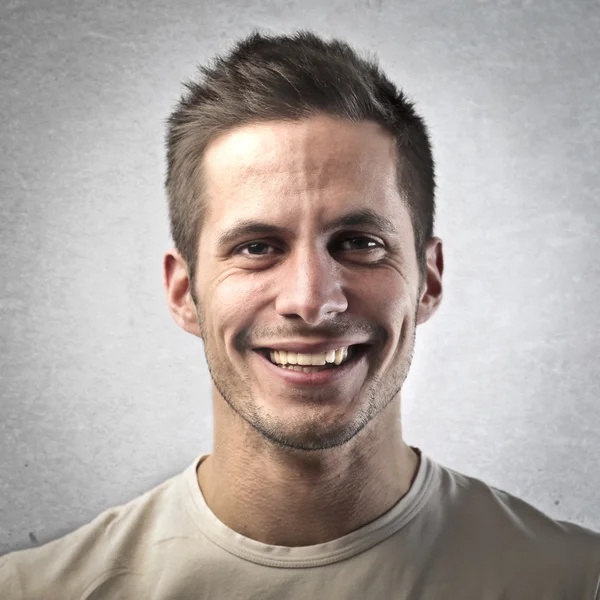
#> input picture python 2.0/my-personal-codes/depositphotos_18807295-stock-photo-portrait-of-handsome-man.jpg, 600 x 600 px
$ jupyter execute --allow-errors payed.ipynb
#> lines starting #> are read from the running program, lines starting #| are printed output that depends on the picture; after the words box and inside, x2 and y2 are one past the last pixel; in counts of white or black regions, pixels touching at a corner belong together
[cell 1]
import cv2
import numpy as np

img = cv2.imread("depositphotos_18807295-stock-photo-portrait-of-handsome-man.jpg")
#> img is the input picture: shape (600, 600, 3); mean B, G, R 159.4, 163.8, 172.6

#Detecting Edge of image
Edge = cv2.Canny(img, 100, 150)
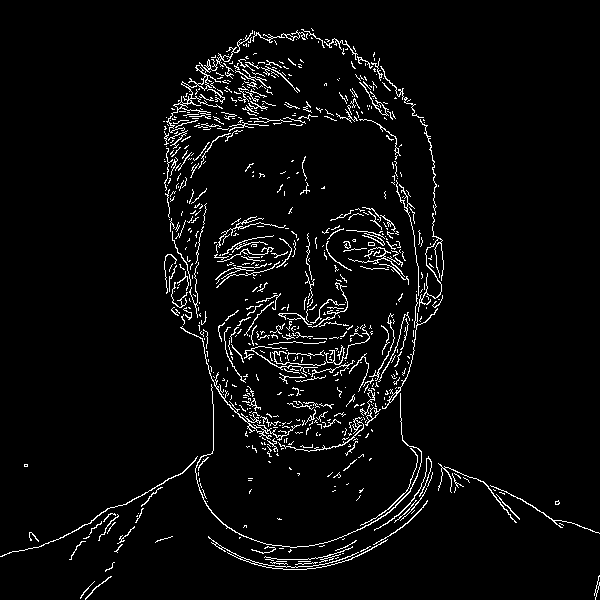
#> Edge: shape (600, 600); 4.1% white in thin lines or dots

Coords = np.nonzero(Edge)
#> Coords = 14888 positions, rows 28 to 599, columns 0 to 599

y = np.min(Coords[0])
#> y = 28
y = y + 20
#> y = 48
h,w,c = img.shape
#> h = 600; w = 600; c = 3
x = int(w/2)
#> x = 300
cv2.circle(img,(x,y), 5, (0,0,255), -1)
#> img: shape (600, 600, 3); 0.02% of pixels changed, all inside (x1, y1, x2, y2) = (295, 43, 306, 54)
cv2.imshow("dot", img)
cv2.waitKey(0)
cv2.destroyAllWindows()

[cell 2]
import dlib
dlib.get_frontal_face_detector()
#> (this line was passed over: dlib is not available in this run)
